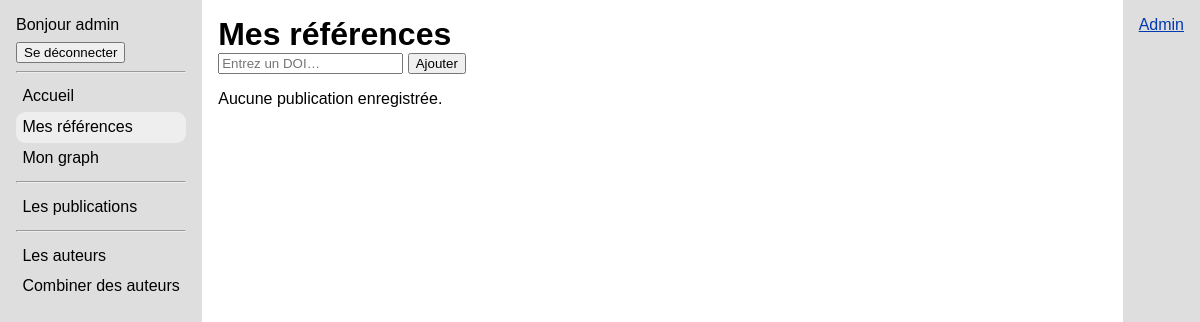
The app's page /my_references/ (signed in), older data.
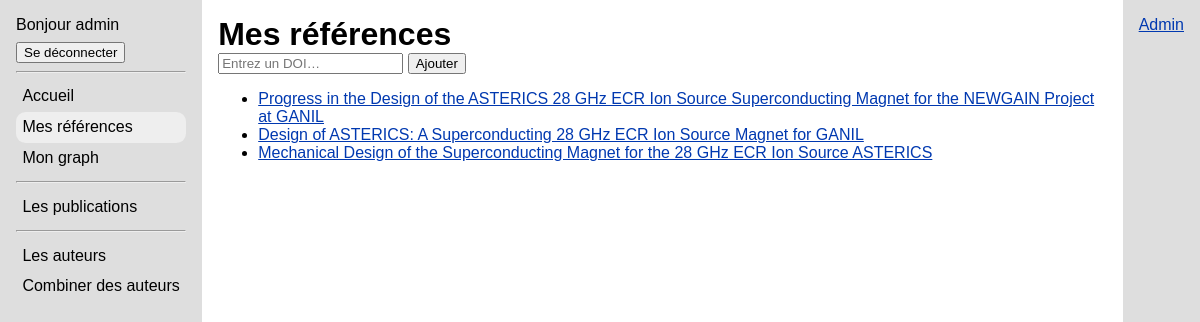
The same page, newer data.
### references/models.py (models this page shows, shortened)
class Publication(models.Model):
    doi = models.CharField(max_length=100, blank=True)
    crossref_json = models.JSONField(blank=True, null=True)
    title = models.CharField(max_length=300, null=True, blank=True)
    publication_date = models.DateField(null=True, blank=True)
    authors = models.ManyToManyField(
        "Author",
        through="AuthorPublication",
        related_name="publications",
        blank=True
    )
    references = models.ManyToManyField(
        "self",
        through="PublicationReference",
        symmetrical=False,
        related_name="cited_by",
    )
    parse_references = models.BooleanField(default=True)
    date_created = models.DateTimeField(auto_now_add=True)
    date_updated = models.DateTimeField(auto_now=True)
    def __str__(self):
        return self.title or self.doi or f'PK : {self.pk}'

### references/views.py (the view)
# urls.py: path('my_references/', my_references, name='my_references'),
@login_required
def my_references(request):
    pubs = Publication.objects.filter(userpublication__user=request.user)
    context = {
        "publications": pubs,
    }
    return render(request, "references/user_references.html", context)

### references/templates/references/user_references.html (shortened to what this page needs)
{% extends 'references/base.html' %}
{% block content %}
    <h1>Mes références</h1>
    <form method="post" action="{% url 'add_publication_to_user_refs_by_doi' %}">
        <input type="text" name="doi" placeholder="Entrez un DOI…" required>
        <button type="submit">Ajouter</button>
    </form>
    {% if publications %}
        <ul>
            {% for pub in publications %}
                <li><a href="{% url 'publication_detail' pub.pk %}">{{ pub }}</a></li>
            {% endfor %}
        </ul>
    {% else %}
        <p>Aucune publication enregistrée.</p>
    {% endif %}
{% endblock content %}

Row changes from the older to the newer data that the page shows:
added Publication: title "Progress in the Design of the ASTERICS 28 GHz ECR Ion Source Superconducting Magnet for the NEWGAIN Project at GANIL"
added Publication: title "Design of ASTERICS: A Superconducting 28 GHz ECR Ion Source Magnet for GANIL"
added Publication: title "Mechanical Design of the Superconducting Magnet for the 28 GHz ECR Ion Source ASTERICS"
Text that changed along with them:
text no longer shown: "Aucune publication enregistrée."
